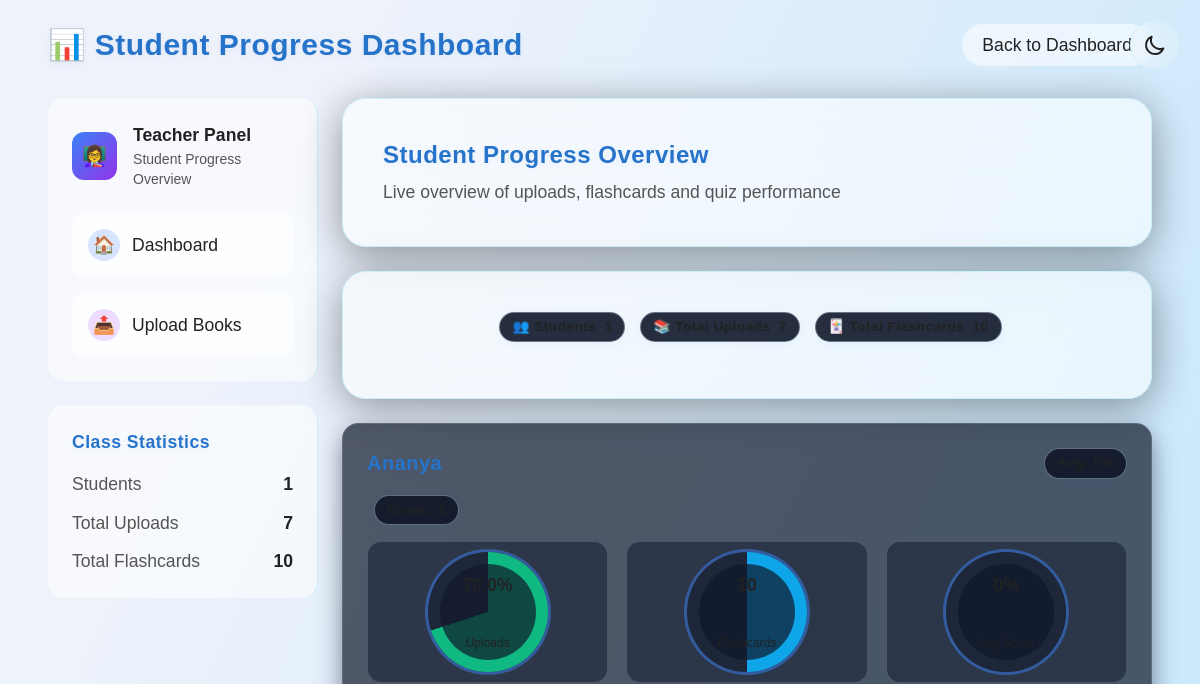
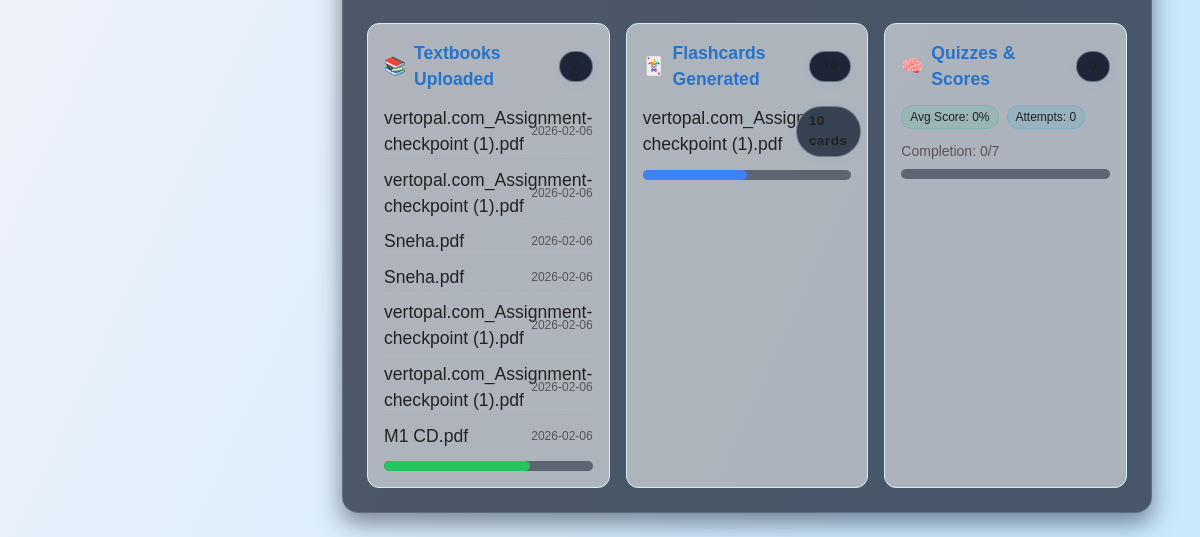
Before: /student_progress?student_id=12 (signed in) with the older database file (2 pictures, top to bottom).
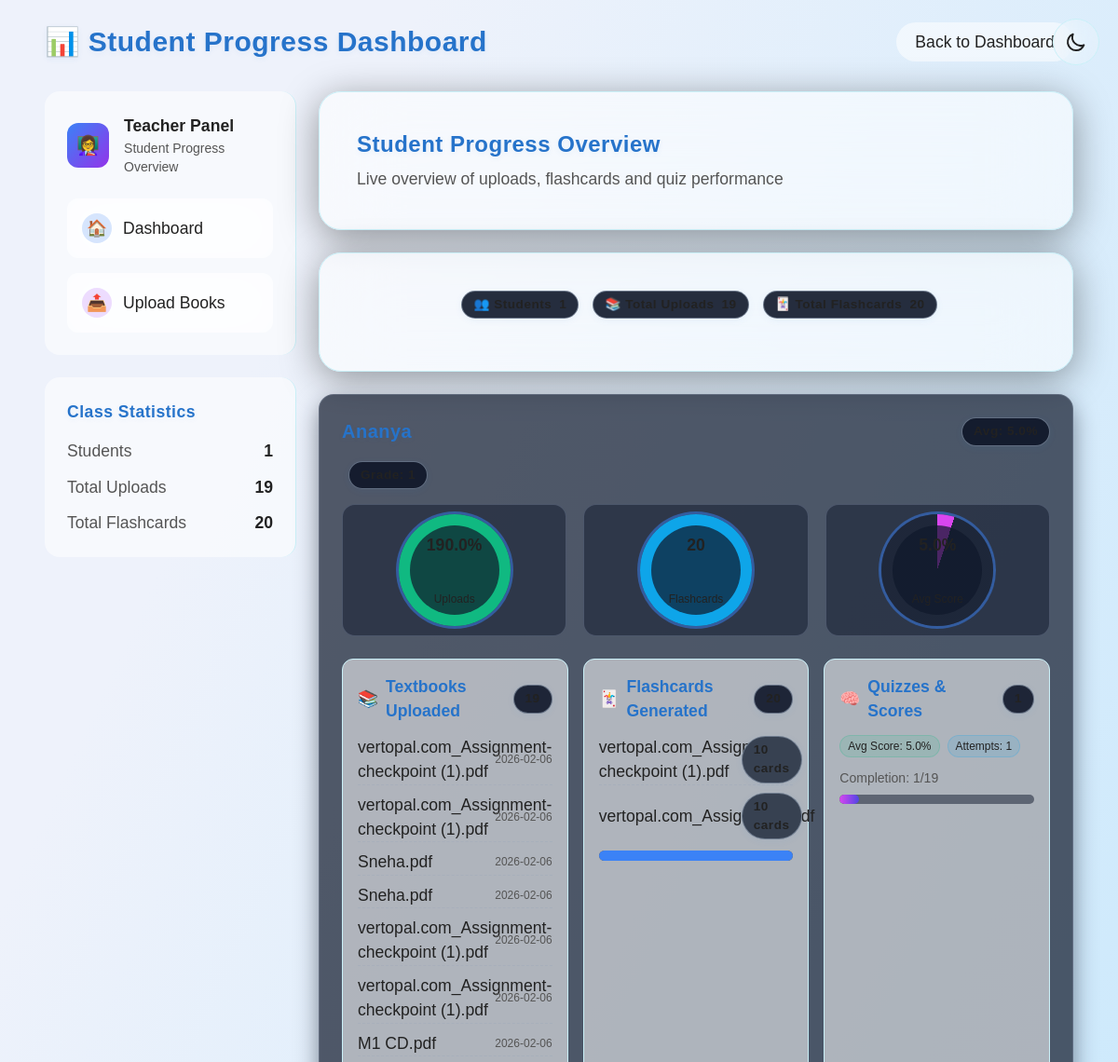
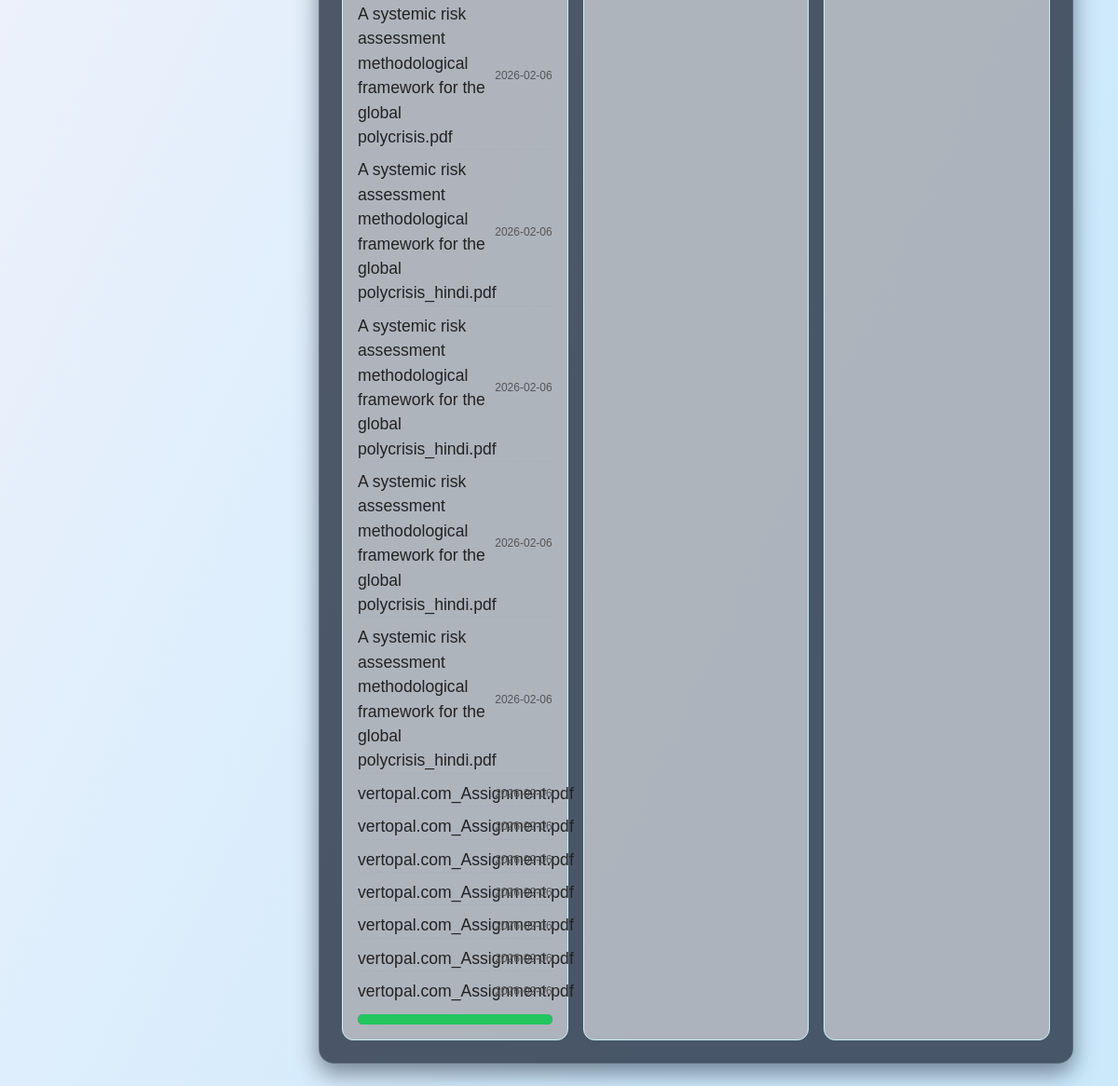
After: the same page with the newer database file (2 pictures, top to bottom).
### tables this page shows
CREATE TABLE uploads (
        id INTEGER PRIMARY KEY AUTOINCREMENT,
        student_id INTEGER,
        filename TEXT,
        uploaded_at TEXT,
        FOREIGN KEY(student_id) REFERENCES students(id)
    );

CREATE TABLE flashcards (
        id INTEGER PRIMARY KEY AUTOINCREMENT,
        student_id INTEGER,
        filename TEXT,
        num_flashcards INTEGER,
        created_at TEXT, data TEXT,
        FOREIGN KEY(student_id) REFERENCES students(id)
    );

### app.py (the view)
@app.route("/student_progress")
@login_required(role="teacher")
def student_progress():
    conn = get_db()
    cur = conn.cursor()
    filter_id = request.args.get("student_id")
    if filter_id:
        cur.execute("SELECT * FROM students WHERE id = ?", (filter_id,))
    else:
        cur.execute("SELECT * FROM students")
    students = cur.fetchall()
    progress_data = []
    for student in students:
        student_id = student["id"]
        cur.execute("SELECT * FROM uploads WHERE student_id = ?", (student_id,))
        uploads = cur.fetchall()
        total_uploads = len(uploads)
        cur.execute("SELECT * FROM flashcards WHERE student_id = ?", (student_id,))
        flashcards = cur.fetchall()
        total_flashcards = sum(f['num_flashcards'] for f in flashcards)
        cur.execute("SELECT * FROM quiz_attempts WHERE student_id = ?", (student_id,))
        quizzes = cur.fetchall()
        total_quizzes = len(quizzes)
        avg_score = round(sum(q['score'] for q in quizzes) / total_quizzes, 2) if total_quizzes else 0
        completion_rate = f"{total_quizzes}/{total_uploads}" if total_uploads else "0/0"
        num_audiobooks = len([u for u in uploads if u['filename'].endswith('.mp3')])
        progress_data.append({
            "student": student,
            "uploads": uploads,
            "total_uploads": total_uploads,
            "flashcards": flashcards,
            "total_flashcards": total_flashcards,
            "quizzes": quizzes,
            "total_quizzes": total_quizzes,
            "avg_score": avg_score,
            "completion_rate": completion_rate,
            "num_audiobooks": num_audiobooks
        })
    conn.close()
    return render_template("student_progress.html", progress_data=progress_data, filter_id=filter_id)

### templates/student_progress.html (shortened to what this page needs)
{% extends "base.html" %}
{% block body_class %}relative min-h-screen bg-[radial-gradient(ellipse_at_center,_var(--tw-gradient-stops))] from-gray-950 via-[#0a0d21] to-[#020410] text-white{% endblock %}
{% block content %}
    <div class="fixed-background">
    </div>
    <div class="max-w-6xl mx-auto p-4 md:p-6 relative z-10">
        <div class="flex justify-between items-center mb-8 fade-up">
            <h1 class="text-2xl md:text-3xl font-bold">📊 Student Progress Dashboard</h1>
            <a href="{{ url_for('teacher_dashboard') }}" class="bg-white/10 hover:bg-white/20 rounded-full px-5 py-2 transition-all">
                Back to Dashboard
            </a>
        </div>
        <div class="flex flex-col lg:flex-row gap-6">
            <div class="w-full lg:w-1/4 fade-up">
                <div class="bg-white/5 backdrop-blur-xl border-r border-white/10 rounded-2xl p-6 mb-6">
                    <div class="flex items-center gap-4 mb-6">
                        <div class="w-12 h-12 rounded-xl bg-gradient-to-br from-blue-500 to-purple-600 flex items-center justify-center">
                            <span class="text-xl">👩‍🏫</span>
                        </div>
                        <div>
                            <div class="font-bold">Teacher Panel</div>
                            <div class="text-gray-400 text-sm">Student Progress Overview</div>
                        </div>
                    </div>
                    <div class="space-y-4">
                        <a href="{{ url_for('teacher_dashboard') }}" class="block bg-white/10 backdrop-blur-xl rounded-xl p-4 hover:bg-white/20 transition-all duration-300 hover:scale-[1.02]">
                            <div class="flex items-center gap-3">
                                <div class="w-8 h-8 rounded-full bg-blue-500/20 flex items-center justify-center">
                                    <span>🏠</span>
                                </div>
                                <span>Dashboard</span>
                            </div>
                        </a>
                        <a href="{{ url_for('upload_books') }}" class="block bg-white/10 backdrop-blur-xl rounded-xl p-4 hover:bg-white/20 transition-all duration-300 hover:scale-[1.02]">
                            <div class="flex items-center gap-3">
                                <div class="w-8 h-8 rounded-full bg-purple-500/20 flex items-center justify-center">
                                    <span>📤</span>
                                </div>
                                <span>Upload Books</span>
                            </div>
                        </a>
                    </div>
                </div>
                <div class="bg-white/5 backdrop-blur-xl border-r border-white/10 rounded-2xl p-6">
                    <h3 class="font-bold mb-4">Class Statistics</h3>
                    <div class="space-y-3">
                        <div class="flex justify-between">
                            <span class="text-gray-300">Students</span>
                            <span class="font-bold">{{ progress_data|length }}</span>
                        </div>
                        <div class="flex justify-between">
                            <span class="text-gray-300">Total Uploads</span>
                            <span class="font-bold">{{ progress_data|sum(attribute='total_uploads') }}</span>
                        </div>
                        <div class="flex justify-between">
                            <span class="text-gray-300">Total Flashcards</span>
                            <span class="font-bold">{{ progress_data|sum(attribute='total_flashcards') }}</span>
                        </div>
                    </div>
                </div>
            </div>
            <div class="w-full lg:w-3/4">
                <div class="bg-white/10 backdrop-blur-2xl border border-white/10 shadow-[0_8px_40px_rgba(0,0,0,0.4)] rounded-3xl p-8 md:p-10 mb-6 fade-up-delay-1">
                    <h2 class="text-xl md:text-2xl font-bold mb-2">Student Progress Overview</h2>
                    <p class="text-gray-300">Live overview of uploads, flashcards and quiz performance</p>
                </div>
                <div class="bg-white/10 backdrop-blur-2xl border border-white/10 shadow-[0_8px_40px_rgba(0,0,0,0.4)] rounded-3xl p-8 md:p-10 mb-6 fade-up-delay-1">
                    <div class="flex flex-wrap gap-2 justify-center mb-4">
                        <div class="badge"><span>👥 Students</span><span class="ml-2 font-bold">{{ progress_data|length }}</span></div>
                        <div class="badge"><span>📚 Total Uploads</span><span class="ml-2 font-bold">{{ progress_data|sum(attribute='total_uploads') }}</span></div>
                        <div class="badge"><span>🃏 Total Flashcards</span><span class="ml-2 font-bold">{{ progress_data|sum(attribute='total_flashcards') }}</span></div>
                    </div>
                </div>
                <div class="space-y-6">
                    {% for p in progress_data %}
                    <div class="card rounded-2xl fade-up">
                        <div class="p-6">
                            <div class="flex justify-between items-center mb-4">
                                <h3 class="text-xl font-bold">{{ p.student.name }}</h3>
                                <div class="badge">Avg: {{ p.avg_score }}%</div>
                            </div>
                            <div class="flex items-center gap-2 mb-4">
                                <span class="badge">Grade: {{ p.student.grade or '-' }}</span>
                            </div>
                            <div class="ring-grid mb-6">
                                <div class="ring-card">
                                    <div class="ring" style="--p: {{ (p.total_uploads/10*100)|round(1) }}; --ring-color: #10b981;">
                                        <div class="label">{{ (p.total_uploads/10*100)|round(0) }}%</div>
                                        <div class="sub">Uploads</div>
                                    </div>
                                </div>
                                <div class="ring-card">
                                    <div class="ring" style="--p: {{ (p.total_flashcards/20*100)|round(1) }}; --ring-color: #0ea5e9;">
                                        <div class="label">{{ p.total_flashcards }}</div>
                                        <div class="sub">Flashcards</div>
                                    </div>
                                </div>
                                <div class="ring-card">
                                    <div class="ring" style="--p: {{ (p.avg_score)|round(1) }}; --ring-color: #d946ef;">
                                        <div class="label">{{ p.avg_score }}%</div>
                                        <div class="sub">Avg Score</div>
                                    </div>
                                </div>
                            </div>
                            <div class="grid grid-cols-1 md:grid-cols-3 gap-4">
                                <div class="bg-white/5 border border-white/10 rounded-xl p-4">
                                    <h4 class="section-title mb-3 flex items-center gap-2">
                                        <span>📚</span> Textbooks Uploaded
                                        <span class="badge">{{ p.total_uploads }}</span>
                                    </h4>
                                    <ul class="space-y-2 mb-3">
                                        {% for u in p.uploads %}
                                        <li class="list-group-item flex justify-between items-center">
                                            <span class="text-truncate" style="max-width:70%">{{ u.filename }}</span>
                                            <small class="text-gray-400 text-xs">
                                                {% if u.uploaded_at %}
                                                    {{ u.uploaded_at.split('T')[0] if 'T' in u.uploaded_at else u.uploaded_at[:10] }}
                                                {% else %}
                                                    Unknown date
                                                {% endif %}
                                            </small>
                                        </li>
                                        {% endfor %}
                                    </ul>
                                    <div class="progress" title="Uploads">
                                        <div class="progress-bar bg-green-500 width-style" role="progressbar" style="--width-value: {{ (p.total_uploads/10)*100 }}%" aria-valuenow="{{ p.total_uploads }}" aria-valuemin="0" aria-valuemax="10"></div>
                                    </div>
                                </div>
                                <div class="bg-white/5 border border-white/10 rounded-xl p-4">
                                    <h4 class="section-title mb-3 flex items-center gap-2">
                                        <span>🃏</span> Flashcards Generated
                                        <span class="badge">{{ p.total_flashcards }}</span>
                                    </h4>
                                    <ul class="space-y-2 mb-3">
                                        {% for f in p.flashcards %}
                                        <li class="list-group-item flex justify-between items-center">
                                            <span class="text-truncate" style="max-width:70%">{{ f.filename }}</span>
                                            <span class="badge bg-gray-700">{{ f.num_flashcards }} cards</span>
                                        </li>
                                        {% endfor %}
                                    </ul>
                                    <div class="progress" title="Flashcards">
                                        <div class="progress-bar bg-blue-500 width-style" role="progressbar" style="--width-value: {{ (p.total_flashcards/20)*100 }}%" aria-valuenow="{{ p.total_flashcards }}" aria-valuemin="0" aria-valuemax="20"></div>
                                    </div>
                                </div>
                                <div class="bg-white/5 border border-white/10 rounded-xl p-4">
                                    <h4 class="section-title mb-3 flex items-center gap-2">
                                        <span>🧠</span> Quizzes & Scores
                                        <span class="badge">{{ p.total_quizzes }}</span>
                                    </h4>
                                    <div class="flex items-center gap-2 mb-3">
                                        <span class="badge-soft">Avg Score: {{ p.avg_score }}%</span>
                                        <span class="badge-soft-info">Attempts: {{ p.total_quizzes }}</span>
                                    </div>
                                    <div class="text-gray-400 text-sm mb-2">Completion: {{ p.completion_rate }}</div>
                                    <div class="progress" title="Quizzes">
                                        <div class="progress-bar width-style" style="background: linear-gradient(90deg, #d946ef, #4f46e5); --width-value: {{ (p.total_quizzes/10)*100 }}%"></div>
                                    </div>
                                </div>
                            </div>
                        </div>
                    </div>
                    {% endfor %}
                </div>
            </div>
        </div>
    </div>
{% endblock %}

### templates/base.html (shortened to what this page needs)
<!DOCTYPE html>
<html lang="en">
<head>
  <script src="https://cdn.tailwindcss.com"></script>
  <link rel="stylesheet" href="{{ url_for('static', filename='styles.css') }}">
  <link rel="stylesheet" href="{{ url_for('static', filename='grade1-enhancements.css') }}">
</head>
<body class="{% block body_class %}relative min-h-screen bg-[#020410] text-white{% endblock %}">
  <button id="theme-toggle" class="theme-toggle">
  </button>
  {% block content %}{% endblock %}
</body>
</html>

Changed rows visible on the page:
shown differently, row unchanged: uploads (number 1 of 19 on the later page): moves from the list under "70.0" to the list under "190.0"
shown differently, row unchanged: uploads (number 2 of 19 on the later page): moves from the list under "70.0" to the list under "190.0"
shown differently, row unchanged: uploads (number 3 of 19 on the later page): moves from the list under "70.0" to the list under "190.0"
shown differently, row unchanged: uploads (number 4 of 19 on the later page): moves from the list under "70.0" to the list under "190.0"
shown differently, row unchanged: uploads (number 5 of 19 on the later page): moves from the list under "70.0" to the list under "190.0"
shown differently, row unchanged: uploads (number 6 of 19 on the later page): moves from the list under "70.0" to the list under "190.0"
shown differently, row unchanged: uploads "M1 CD.pdf": moves from the list under "70.0" to the list under "190.0"
added uploads: filename "A systemic risk assessment methodological framework for the global polycrisis.pdf", uploaded_at "2026-02-06", shown under "190.0"
added uploads: filename "A systemic risk assessment methodological framework for the global polycrisis_hindi.pdf", uploaded_at "2026-02-06", shown under "190.0"
added uploads: filename "A systemic risk assessment methodological framework for the global polycrisis_hindi.pdf", uploaded_at "2026-02-06", shown under "190.0"
added uploads: filename "A systemic risk assessment methodological framework for the global polycrisis_hindi.pdf", uploaded_at "2026-02-06", shown under "190.0"
added uploads: filename "A systemic risk assessment methodological framework for the global polycrisis_hindi.pdf", uploaded_at "2026-02-06", shown under "190.0"
added uploads: filename "vertopal.com_Assignment.pdf", uploaded_at "2026-02-06", shown under "190.0"
added uploads: filename "vertopal.com_Assignment.pdf", uploaded_at "2026-02-06", shown under "190.0"
added uploads: filename "vertopal.com_Assignment.pdf", uploaded_at "2026-02-06", shown under "190.0"
added uploads: filename "vertopal.com_Assignment.pdf", uploaded_at "2026-02-06", shown under "190.0"
added uploads: filename "vertopal.com_Assignment.pdf", uploaded_at "2026-02-06", shown under "190.0"
added uploads: filename "vertopal.com_Assignment.pdf", uploaded_at "2026-02-06", shown under "190.0"
added uploads: filename "vertopal.com_Assignment.pdf", uploaded_at "2026-02-06", shown under "190.0"
shown differently, row unchanged: flashcards "vertopal.com_Assignment-checkpoint (1).pdf": moves from the list under "70.0" to the list under "190.0"
added flashcards: filename "vertopal.com_Assignment.pdf", num_flashcards "10", shown under "190.0"
Other visible differences:
{{ progress_data|sum(attribute='total_uploads') }}: "7" → "19"
{{ progress_data|sum(attribute='total_flashcards') }}: "10" → "20"
new list line: "190.0 % Uploads 20 Flashcards 5.0 % Textbooks Uploaded Flashcards Generated Quizzes & Scores Avg Score: 5.0 % Attempts: 1 Completion: 1/19"
list line gone: "70.0 % Uploads 10 Flashcards Textbooks Uploaded Flashcards Generated Quizzes & Scores Avg Score: 0 % Attempts: 0 Completion: 0/7"
